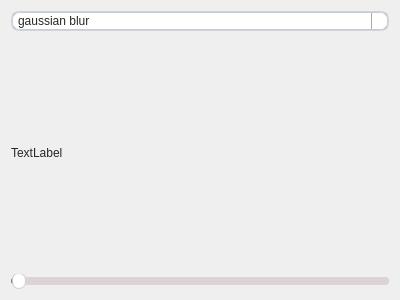
<?xml version="1.0" encoding="UTF-8"?>
<ui version="4.0">
 <class>Form</class>
 <widget class="QWidget" name="Form">
  <property name="geometry">
   <rect>
    <x>0</x>
    <y>0</y>
    <width>400</width>
    <height>300</height>
   </rect>
  </property>
  <property name="windowTitle">
   <string>Form</string>
  </property>
  <property name="styleSheet">
   <string notr="true">/*
 * MacOS Style Sheet for QT Applications
 * Author: Jaime A. Quiroga P.
 * Company: GTRONICK
 * Last updated: 25/12/2020, 23:10.
 * Available at: https://github.com/GTRONICK/QSS/blob/master/MacOS.qss
 */
QMainWindow {
    background-color:#ececec;
}
QPushButton, QToolButton, QCommandLinkButton{
    padding: 0 5px 0 5px;
    border-style: solid;
    border-top-color: qlineargradient(spread:pad, x1:0, y1:0, x2:0, y2:1, stop:0 #c1c9cf, stop:1 #d2d8dd);
    border-right-color: qlineargradient(spread:pad, x1:1, y1:0, x2:0, y2:0, stop:0 #c1c9cf, stop:1 #d2d8dd);
    border-bottom-color: qlineargradient(spread:pad, x1:0, y1:1, x2:0, y2:0, stop:0 #c1c9cf, stop:1 #d2d8dd);
    border-left-color: qlineargradient(spread:pad, x1:0, y1:0, x2:1, y2:0, stop:0 #c1c9cf, stop:1 #d2d8dd);
    border-width: 2px;
    border-radius: 8px;
    color: #616161;
    font-weight: bold;
    background-color: qlineargradient(spread:pad, x1:0.5, y1:0, x2:0.5, y2:1, stop:0 #fbfdfd, stop:0.5 #ffffff, stop:1 #fbfdfd);
}
QPushButton::default, QToolButton::default, QCommandLinkButton::default{
    border: 2px solid transparent;
    color: #FFFFFF;
    background-color: qlineargradient(spread:pad, x1:0.5, y1:0, x2:0.5, y2:1, stop:0 #84afe5, stop:1 #1168e4);
}
QPushButton:hover, QToolButton:hover, QCommandLinkButton:hover{
    color: #3d3d3d;
}
QPushButton:pressed, QToolButton:pressed, QCommandLinkButton:pressed{
    color: #aeaeae;
    background-color: qlineargradient(spread:pad, x1:0.5, y1:0, x2:0.5, y2:1, stop:0 #ffffff, stop:0.5 #fbfdfd, stop:1 #ffffff);
}
QPushButton:disabled, QToolButton:disabled, QCommandLinkButton:disabled{
    color: #616161;
    background-color: qlineargradient(spread:pad, x1:0.5, y1:0, x2:0.5, y2:1, stop:0 #dce7eb, stop:0.5 #e0e8eb, stop:1 #dee7ec);
}
QLineEdit, QTextEdit, QPlainTextEdit, QSpinBox, QDoubleSpinBox, QTimeEdit, QDateEdit, QDateTimeEdit {
    border-width: 2px;
    border-radius: 8px;
    border-style: solid;
    border-top-color: qlineargradient(spread:pad, x1:0.5, y1:1, x2:0.5, y2:0, stop:0 #c1c9cf, stop:1 #d2d8dd);
    border-right-color: qlineargradient(spread:pad, x1:0, y1:0, x2:1, y2:0, stop:0 #c1c9cf, stop:1 #d2d8dd);
    border-bottom-color: qlineargradient(spread:pad, x1:0.5, y1:0, x2:0.5, y2:1, stop:0 #c1c9cf, stop:1 #d2d8dd);
    border-left-color: qlineargradient(spread:pad, x1:1, y1:0, x2:0, y2:0, stop:0 #c1c9cf, stop:1 #d2d8dd);
    background-color: #f4f4f4;
    color: #3d3d3d;
}
QLineEdit:focus, QTextEdit:focus, QPlainTextEdit:focus, QSpinBox:focus, QDoubleSpinBox:focus, QTimeEdit:focus, QDateEdit:focus, QDateTimeEdit:focus {
    border-width: 2px;
    border-radius: 8px;
    border-style: solid;
    border-top-color: qlineargradient(spread:pad, x1:0.5, y1:1, x2:0.5, y2:0, stop:0 #85b7e3, stop:1 #9ec1db);
    border-right-color: qlineargradient(spread:pad, x1:0, y1:0, x2:1, y2:0, stop:0 #85b7e3, stop:1 #9ec1db);
    border-bottom-color: qlineargradient(spread:pad, x1:0.5, y1:0, x2:0.5, y2:1, stop:0 #85b7e3, stop:1 #9ec1db);
    border-left-color: qlineargradient(spread:pad, x1:1, y1:0, x2:0, y2:0, stop:0 #85b7e3, stop:1 #9ec1db);
    background-color: #f4f4f4;
    color: #3d3d3d;
}
QLineEdit:disabled, QTextEdit:disabled, QPlainTextEdit:disabled, QSpinBox:disabled, QDoubleSpinBox:disabled, QTimeEdit:disabled, QDateEdit:disabled, QDateTimeEdit:disabled {
    color: #b9b9b9;
}
QSpinBox::up-button, QDoubleSpinBox::up-button, QTimeEdit::up-button, QDateEdit::up-button, QDateTimeEdit::up-button {
    subcontrol-origin: padding;
    subcontrol-position: top right;
    width: 15px;
    color: #272727;
    border-left-width: 1px;
    border-left-color: darkgray;
    border-left-style: solid;
    border-top-right-radius: 3px;
    padding: 3px;
}
QSpinBox::down-button, QDoubleSpinBox::down-button, QTimeEdit::down-button, QDateEdit::down-button, QDateTimeEdit::down-button {
    subcontrol-origin: padding;
    subcontrol-position: bottom right;
    width: 15px;
    color: #272727;
    border-left-width: 1px;
    border-left-color: darkgray;
    border-left-style: solid;
    border-bottom-right-radius: 3px;
    padding: 3px;
}
QSpinBox::up-button:pressed, QDoubleSpinBox::up-button:pressed, QTimeEdit::up-button:pressed, QDateEdit::up-button:pressed, QDateTimeEdit::up-button:pressed {
    color: #aeaeae;
    background-color: qlineargradient(spread:pad, x1:0.5, y1:0, x2:0.5, y2:1, stop:0 #ffffff, stop:0.5 #fbfdfd, stop:1 #ffffff);
}
QSpinBox::down-button:pressed, QDoubleSpinBox::down-button:pressed, QTimeEdit::down-button:pressed, QDateEdit::down-button:pressed, QDateTimeEdit::down-button:pressed {
    color: #aeaeae;
    background-color: qlineargradient(spread:pad, x1:0.5, y1:0, x2:0.5, y2:1, stop:0 #ffffff, stop:0.5 #fbfdfd, stop:1 #ffffff);
}
QSpinBox::up-button:hover, QDoubleSpinBox::up-button:hover, QTimeEdit::up-button:hover, QDateEdit::up-button:hover, QDateTimeEdit::up-button:hover {
    color: #FFFFFF;
    border-top-right-radius: 5px;
    background-color: qlineargradient(spread:pad, x1:0.5, y1:0, x2:0.5, y2:1, stop:0 #84afe5, stop:1 #1168e4);
    
}
QSpinBox::down-button:hover, QDoubleSpinBox::down-button:hover, QTimeEdit::down-button:hover, QDateEdit::down-button:hover, QDateTimeEdit::down-button:hover {
    color: #FFFFFF;
    border-bottom-right-radius: 5px;
    background-color: qlineargradient(spread:pad, x1:0.5, y1:0, x2:0.5, y2:1, stop:0 #84afe5, stop:1 #1168e4);
}
QSpinBox::up-arrow, QDoubleSpinBox::up-arrow, QTimeEdit::up-arrow, QDateEdit::up-arrow, QDateTimeEdit::up-arrow {
    image: url(/usr/share/icons/Adwaita/16x16/actions/go-up-symbolic.symbolic.png);
}
QSpinBox::down-arrow, QDoubleSpinBox::down-arrow, QTimeEdit::down-arrow, QDateEdit::down-arrow, QDateTimeEdit::down-arrow {
    image: url(/usr/share/icons/Adwaita/16x16/actions/go-down-symbolic.symbolic.png);
}
QProgressBar {
    max-height: 8px;
    text-align: center;
    font: italic bold 11px;
    color: #3d3d3d;
    border: 1px solid transparent;
    border-radius:4px;
    background-color: qlineargradient(spread:pad, x1:0, y1:0, x2:0, y2:1, stop:0 #ddd5d5, stop:0.5 #dad3d3, stop:1 #ddd5d5);
}
QProgressBar::chunk {
    background-color: qlineargradient(spread:pad, x1:0, y1:0, x2:0, y2:1, stop:0 #467dd1, stop:0.5 #3b88fc, stop:1 #467dd1);
    border-radius: 4px;
}
QProgressBar:disabled {
    color: #616161;
}
QProgressBar::chunk:disabled {
    background-color: #aeaeae;
}
QSlider::groove {
    border: 1px solid #bbbbbb;
    background-color: #52595d;
    border-radius: 4px;
}
QSlider::groove:horizontal {
    height: 6px;
}
QSlider::groove:vertical {
    width: 6px;
}
QSlider::handle:horizontal {
    background: #ffffff;
    border-style: solid;
    border-width: 1px;
    border-color: rgb(207,207,207);
    width: 12px;
    margin: -5px 0;
    border-radius: 7px;
}
QSlider::handle:vertical {
    background: #ffffff;
    border-style: solid;
    border-width: 1px;
    border-color: rgb(207,207,207);
    height: 12px;
    margin: 0 -5px;
    border-radius: 7px;
}
QSlider::add-page, QSlider::sub-page {
    border: 1px transparent;
    background-color: #52595d;
    border-radius: 4px;
}
QSlider::add-page:horizontal {
    background: qlineargradient(spread:pad, x1:0, y1:0, x2:0, y2:1, stop:0 #ddd5d5, stop:0.5 #dad3d3, stop:1 #ddd5d5);
}
QSlider::sub-page:horizontal {
    background-color: qlineargradient(spread:pad, x1:0, y1:0, x2:1, y2:0, stop:0 #467dd1, stop:0.5 #3b88fc, stop:1 #467dd1);
}
QSlider::add-page:vertical {
    background-color: qlineargradient(spread:pad, x1:0, y1:0, x2:0, y2:1, stop:0 #467dd1, stop:0.5 #3b88fc, stop:1 #467dd1);
}
QSlider::sub-page:vertical {
    background: qlineargradient(spread:pad, x1:0, y1:0, x2:1, y2:0, stop:0 #ddd5d5, stop:0.5 #dad3d3, stop:1 #ddd5d5);
}
QSlider::add-page:horizontal:disabled, QSlider::sub-page:horizontal:disabled, QSlider::add-page:vertical:disabled, QSlider::sub-page:vertical:disabled {
    background: #b9b9b9;
}
QComboBox, QFontComboBox {
    border-width: 2px;
    border-radius: 8px;
    border-style: solid;
    border-top-color: qlineargradient(spread:pad, x1:0.5, y1:1, x2:0.5, y2:0, stop:0 #c1c9cf, stop:1 #d2d8dd);
    border-right-color: qlineargradient(spread:pad, x1:0, y1:0, x2:1, y2:0, stop:0 #c1c9cf, stop:1 #d2d8dd);
    border-bottom-color: qlineargradient(spread:pad, x1:0.5, y1:0, x2:0.5, y2:1, stop:0 #c1c9cf, stop:1 #d2d8dd);
    border-left-color: qlineargradient(spread:pad, x1:1, y1:0, x2:0, y2:0, stop:0 #c1c9cf, stop:1 #d2d8dd);
    background-color: #f4f4f4;
    color: #272727;
    padding-left: 5px;
}
QComboBox:editable, QComboBox:!editable, QComboBox::drop-down:editable, QComboBox:!editable:on, QComboBox::drop-down:editable:on {
    background: #ffffff;
}
QComboBox::drop-down {
    subcontrol-origin: padding;
    subcontrol-position: top right;
    width: 15px;
    color: #272727;
    border-left-width: 1px;
    border-left-color: darkgray;
    border-left-style: solid;
    border-top-right-radius: 3px;
    border-bottom-right-radius: 3px;
}
QComboBox::down-arrow {
    image: url(/usr/share/icons/Adwaita/16x16/actions/go-down-symbolic.symbolic.png); /*Adawaita icon thene*/
}

QComboBox::down-arrow:on {
    top: 1px;
    left: 1px;
}
QComboBox QAbstractItemView {
    border: 1px solid darkgray;
    border-radius: 8px;
    selection-background-color: #dadada;
    selection-color: #272727;
    color: #272727;
    background: white;
}
QLabel, QCheckBox, QRadioButton {
    color: #272727;
}
QCheckBox {
    padding: 2px;
}
QCheckBox:disabled, QRadioButton:disabled {
    color: #808086;
    padding: 2px;
}

QCheckBox:hover {
    border-radius:4px;
    border-style:solid;
    padding-left: 1px;
    padding-right: 1px;
    padding-bottom: 1px;
    padding-top: 1px;
    border-width:1px;
    border-color: transparent;
}
QCheckBox::indicator:checked {
    image: url(/usr/share/icons/Adwaita/16x16/actions/object-select-symbolic.symbolic.png);
    height: 15px;
    width: 15px;
    border-style:solid;
    border-width: 1px;
    border-color: #48a5fd;
    color: #ffffff;
    border-radius: 3px;
    background-color: qlineargradient(spread:pad, x1:0, y1:0, x2:0, y2:1, stop:0 #48a5fd, stop:0.5 #329cfb, stop:1 #48a5fd);
}
QCheckBox::indicator:unchecked {
    
    height: 15px;
    width: 15px;
    border-style:solid;
    border-width: 1px;
    border-color: #48a5fd;
    border-radius: 3px;
    background-color: #fbfdfa;
}
QLCDNumber {
    color: #616161;;
}
QMenuBar {
    background-color: #ececec;
}
QMenuBar::item {
    color: #616161;
    spacing: 3px;
    padding: 1px 4px;
    background-color: #ececec;
}

QMenuBar::item:selected {
    background-color: #dadada;
    color: #3d3d3d;
}
QMenu {
    background-color: #ececec;
}
QMenu::item:selected {
    background-color: #dadada;
    color: #3d3d3d;
}
QMenu::item {
    color: #616161;;
    background-color: #e0e0e0;
}
QTabWidget {
    color:rgb(0,0,0);
    background-color:#000000;
}
QTabWidget::pane {
    border-color: #050a0e;
    background-color: #e0e0e0;
    border-width: 1px;
    border-radius: 4px;
    position: absolute;
    top: -0.5em;
    padding-top: 0.5em;
}

QTabWidget::tab-bar {
    alignment: center;
}

QTabBar::tab {
    border-bottom: 1px solid #c0c0c0;
    padding: 3px;
    color: #272727;
    background-color: #fefefc;
    margin-left:0px;
}
QTabBar::tab:!last {
    border-right: 1px solid;
    border-right-color: #c0c0c0;
    border-bottom-color: #c0c0c0;
}
QTabBar::tab:first {
    border-top-left-radius: 4px;
    border-bottom-left-radius: 4px;
}
QTabBar::tab:last {
    border-top-right-radius: 4px;
    border-bottom-right-radius: 4px;
}
QTabBar::tab:selected, QTabBar::tab:last:selected, QTabBar::tab:hover {
    color: #FFFFFF;
    background-color: qlineargradient(spread:pad, x1:0.5, y1:0, x2:0.5, y2:1, stop:0 #84afe5, stop:1 #1168e4);
}
QRadioButton::indicator {
    height: 14px;
    width: 14px;
    border-style:solid;
    border-radius:7px;
    border-width: 1px;
}
QRadioButton::indicator:checked {
    border-color: #48a5fd;
    background-color: qradialgradient(cx:0.5, cy:0.5, radius:0.4,fx:0.5, fy:0.5, stop:0 #ffffff, stop:0.5 #ffffff, stop:0.6 #48a5fd, stop:1 #48a5fd);
}
QRadioButton::indicator:!checked {
    border-color: #a9b7c6;
    background-color: #fbfdfa;
}
QStatusBar {
    color:#027f7f;
}

QDial {
    background: #16a085;
}

QToolBox {
    color: #a9b7c6;
    background-color: #222b2e;
}
QToolBox::tab {
    color: #a9b7c6;
    background-color:#222b2e;
}
QToolBox::tab:selected {
    color: #FFFFFF;
    background-color:#222b2e;
}
QScrollArea {
    color: #FFFFFF;
    background-color:#222b2e;
}

QScrollBar:horizontal {
	max-height: 10px;
	border: 1px transparent grey;
	margin: 0px 20px 0px 20px;
	background: transparent;
}
QScrollBar:vertical {
	max-width: 10px;
	border: 1px transparent grey;
	margin: 20px 0px 20px 0px;
	background: transparent;
}
QScrollBar::handle:vertical, QScrollBar::handle:horizontal {
	background: #52595d;
	border-style: transparent;
	border-radius: 4px;
	min-height: 25px;
}
QScrollBar::handle:horizontal:hover, QScrollBar::handle:vertical:hover {
	background: qlineargradient(spread:pad, x1:0, y1:0, x2:1, y2:0, stop:0 #467dd1, stop:0.5 #3b88fc, stop:1 #467dd1);
}
QScrollBar::add-line, QScrollBar::sub-line {
    border: 2px transparent grey;
    border-radius: 4px;
    subcontrol-origin: margin;
    background: #b9b9b9;
}
QScrollBar::add-line:horizontal {
    width: 20px;
    subcontrol-position: right;
}
QScrollBar::add-line:vertical {
    height: 20px;
    subcontrol-position: bottom;
}
QScrollBar::sub-line:horizontal {
    width: 20px;
    subcontrol-position: left;
}
QScrollBar::sub-line:vertical {
    height: 20px;
    subcontrol-position: top;
}
QScrollBar::add-line:vertical:pressed, QScrollBar::add-line:horizontal:pressed, QScrollBar::sub-line:horizontal:pressed, QScrollBar::sub-line:vertical:pressed {
    background: qlineargradient(spread:pad, x1:0, y1:0, x2:1, y2:0, stop:0 #467dd1, stop:0.5 #3b88fc, stop:1 #467dd1);
}
QScrollBar::add-page:horizontal, QScrollBar::sub-page:horizontal, QScrollBar::add-page:vertical, QScrollBar::sub-page:vertical {
    background: none;
}
QScrollBar::up-arrow:vertical {
    image: url(/usr/share/icons/Adwaita/16x16/actions/go-up-symbolic.symbolic.png);
}
QScrollBar::down-arrow:vertical {
    image: url(/usr/share/icons/Adwaita/16x16/actions/go-down-symbolic.symbolic.png);
}
QScrollBar::left-arrow:horizontal {
    image: url(/usr/share/icons/Adwaita/16x16/actions/go-previous-symbolic.symbolic.png);
}
QScrollBar::right-arrow:horizontal {
    image: url(/usr/share/icons/Adwaita/16x16/actions/go-next-symbolic.symbolic.png);
}</string>
  </property>
  <layout class="QVBoxLayout" name="verticalLayout">
   <item>
    <widget class="QComboBox" name="combo_filter">
     <item>
      <property name="text">
       <string>gaussian blur</string>
      </property>
     </item>
     <item>
      <property name="text">
       <string>median filter</string>
      </property>
     </item>
     <item>
      <property name="text">
       <string>averaging filter</string>
      </property>
     </item>
    </widget>
   </item>
   <item>
    <widget class="QLabel" name="label_image">
     <property name="text">
      <string>TextLabel</string>
     </property>
    </widget>
   </item>
   <item>
    <widget class="QSlider" name="slider_kernel">
     <property name="orientation">
      <enum>Qt::Horizontal</enum>
     </property>
    </widget>
   </item>
  </layout>
 </widget>
 <resources/>
 <connections/>
</ui>
